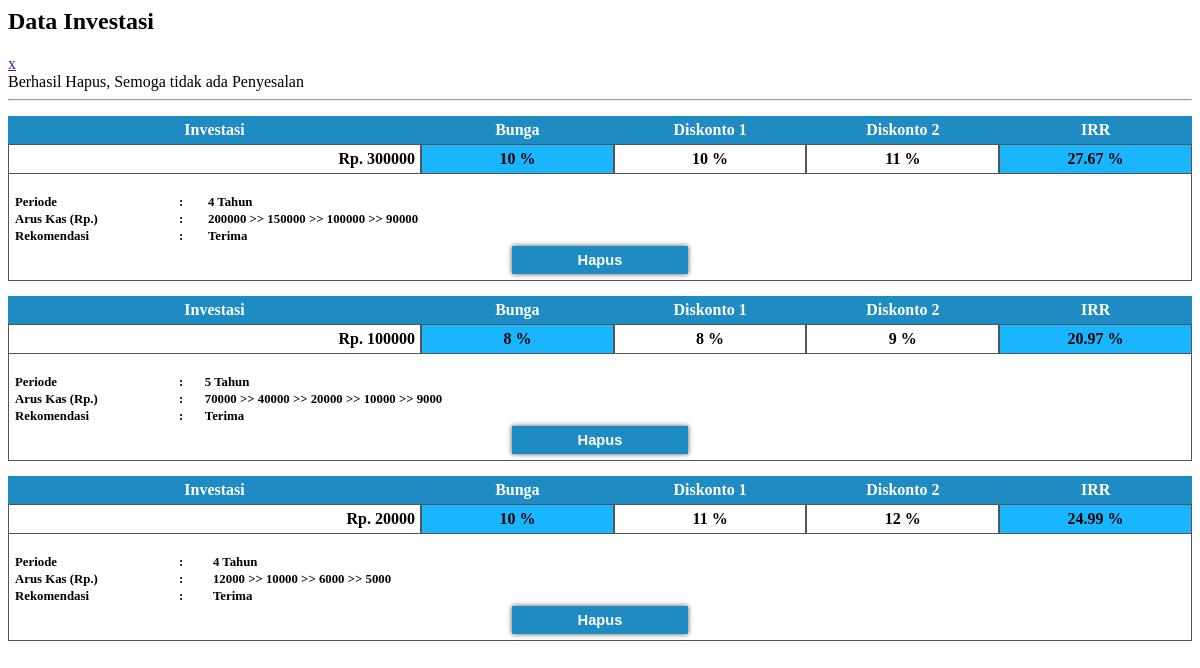
Page /admin/data.php on the committed database.
### tables this page shows
CREATE TABLE IF NOT EXISTS `tbl_inv` (
  `id_inv` int(5) NOT NULL AUTO_INCREMENT,
  `inves` bigint(20) NOT NULL,
  `bunga` int(11) NOT NULL,
  `df1` int(11) NOT NULL,
  `df2` int(11) NOT NULL,
  `irr` double NOT NULL,
  `periode` varchar(30) NOT NULL,
  `kas` varchar(150) NOT NULL,
  `jml_periode` int(5) NOT NULL,
  `rekomen` varchar(10) NOT NULL,
  `yn` enum('y','n') NOT NULL DEFAULT 'n',
  PRIMARY KEY (`id_inv`)
);

### admin/data.php (the view, shortened to what this page needs)
<link rel="stylesheet" href="css/data.css"  type="text/css" />
<h2>Data Investasi</h2>
<div id="flash">
<div class="clos"><a href="" title="close">x</a></div>
<div class="isinya">
<a>Berhasil Hapus, Semoga tidak ada Penyesalan</a>
</div>
</div>
<hr />
<?php
$query = mysql_query("SELECT * FROM tbl_inv WHERE yn='n' ORDER BY id_inv DESC");
$jumlah = mysql_num_rows($query);
if (!empty($jumlah)){
	while($data = mysql_fetch_array($query)){
?>
	<table border="0" cellpadding="5" cellspacing="0">
	<thead>
		<tr>
			<td>Investasi</td>
			<td>Bunga</td>
			<td>Diskonto 1</td>
			<td>Diskonto 2</td>
			<td>IRR</td>
		</tr>
	</thead>
	<tbody>
		<tr>
			<td class="inves"><? echo 'Rp. '.$data['inves'];?></td>
			<td class="bung1"><? echo $data['bunga'].' &#37;';?></td>
			<td class="bung"><? echo $data['df1'].' &#37;';?></td>
			<td class="bung"><? echo $data['df2'].' &#37;';?></td>
			<td class="bung1"><? echo $data['irr'].' &#37;';?></td>
		</tr>
		<tr>
			<td colspan="5" class="sub-tabel">
				<table border="0" cellspacing="0">
				<tr class="per">
					<td class="per-contain">Periode</td>
					<td>:</td>
					<td><? echo $data['jml_periode'].' Tahun';?></td>
				</tr>
				<tr class="per">
					<td class="per-contain">Arus Kas (Rp.)</td>
					<td>:</td>
					<td><? echo $data['kas'];?></td>
				</tr>
				<tr class="per">
					<td class="per-contain">Rekomendasi</td>
					<td>:</td>
					<td><? echo $data['rekomen'];?></td>
				</tr>
				<tr>
					<td colspan="3" class="bung2" align="center">
						<button><a onclick="return konfirmasi()" href="admin/delete.php/?del=<? echo $data['id_inv'];?>">Hapus</a></button>
					</td>
				</tr>
				</table>
			</td>
		</tr>
	</tbody>
	</table>
<?php
	}
} else {
	die("TIDAK ADA DATA INVESTASI");
}
?>

### css/data.css (style rules this page uses)
table { width:100%; margin-top:15px; }
table thead { background:#1e8bc3; color:#fff; font-weight:bold; text-align:center; }
.inves { width:30%; text-align:right; font-weight:bold; border:1px solid #555; font-size:1.0em; }
.bung { width:14%; text-align:center; font-weight:bold; border:1px solid #555; font-size:1.0em; }
.bung1 { width:14%; text-align:center; font-weight:bold; border:1px solid #555; background:#19b5fe; font-size:1.0em; }
.sub-tabel { border:1px solid #555; border-top:none; }
.per { text-align:left; font-weight:bold; font-size:0.8em; }
.per-contain { width:14%; }
.bung2 button { background:#1e8bc3; border:1px solid #1e8bc3; padding:5px; width:15%; box-shadow:0 0 5px #555; -webkit-transition:border 0.5s; -moz-transition:border 0.5s; -webkit-transition:box-shadow 0.3s; -moz-transition:boxshadow 0.3s; }
.bung2 button a { text-decoration:none; color:#fff; font-weight:bold; font-size:1.1em; }

### rows in the picture
tbl_inv: inves "300000", bunga "10", df1 "10", df2 "11", irr "27.67", jml_periode "4", kas "200000 >> 150000 >> 100000 >> 90000", rekomen "Terima"
tbl_inv: inves "100000", bunga "8", df1 "8", df2 "9", irr "20.97", jml_periode "5", kas "70000 >> 40000 >> 20000 >> 10000 >> 9000", rekomen "Terima"
tbl_inv: inves "20000", bunga "10", df1 "11", df2 "12", irr "24.99", jml_periode "4", kas "12000 >> 10000 >> 6000 >> 5000", rekomen "Terima"
